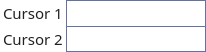
<?xml version="1.0" encoding="UTF-8"?>
<ui version="4.0">
 <class>Form</class>
 <widget class="QWidget" name="Form">
  <property name="geometry">
   <rect>
    <x>0</x>
    <y>0</y>
    <width>206</width>
    <height>45</height>
   </rect>
  </property>
  <property name="sizePolicy">
   <sizepolicy hsizetype="Fixed" vsizetype="Fixed">
    <horstretch>0</horstretch>
    <verstretch>0</verstretch>
   </sizepolicy>
  </property>
  <property name="windowTitle">
   <string>Form</string>
  </property>
  <property name="styleSheet">
   <string notr="true">#Form {
    background:  transparent;
}

QWidget {
	font-family: Droid Sans;
	font-size: 15px;
    color: #212121;
}

QTableWidget::item {
	font-family: Open Sans;
	font-size: 15px;
}
</string>
  </property>
  <layout class="QGridLayout" name="gridLayout_2">
   <property name="leftMargin">
    <number>0</number>
   </property>
   <property name="topMargin">
    <number>0</number>
   </property>
   <property name="rightMargin">
    <number>0</number>
   </property>
   <property name="bottomMargin">
    <number>0</number>
   </property>
   <property name="spacing">
    <number>0</number>
   </property>
   <item row="0" column="0">
    <widget class="QFrame" name="frameContent">
     <property name="sizePolicy">
      <sizepolicy hsizetype="Preferred" vsizetype="Preferred">
       <horstretch>0</horstretch>
       <verstretch>0</verstretch>
      </sizepolicy>
     </property>
     <property name="minimumSize">
      <size>
       <width>0</width>
       <height>0</height>
      </size>
     </property>
     <property name="styleSheet">
      <string notr="true">#frameContent {
	background: white;
}</string>
     </property>
     <property name="frameShape">
      <enum>QFrame::NoFrame</enum>
     </property>
     <property name="frameShadow">
      <enum>QFrame::Raised</enum>
     </property>
     <layout class="QGridLayout" name="gridLayout">
      <property name="leftMargin">
       <number>3</number>
      </property>
      <property name="topMargin">
       <number>0</number>
      </property>
      <property name="rightMargin">
       <number>0</number>
      </property>
      <property name="bottomMargin">
       <number>0</number>
      </property>
      <property name="horizontalSpacing">
       <number>3</number>
      </property>
      <property name="verticalSpacing">
       <number>0</number>
      </property>
      <item row="0" column="0">
       <widget class="QLabel" name="label">
        <property name="text">
         <string>Cursor 1</string>
        </property>
       </widget>
      </item>
      <item row="0" column="1">
       <widget class="QLineEdit" name="lineEditXCursor1">
        <property name="styleSheet">
         <string notr="true">QLineEdit {
	color: #212121;
	background-color: white;
	border-top: 1px solid #6272a4;
	border-right: 1px solid #6272a4;
	border-left: 1px solid #6272a4;
	padding-left: 0px;
}</string>
        </property>
       </widget>
      </item>
      <item row="1" column="0">
       <widget class="QLabel" name="label_2">
        <property name="text">
         <string>Cursor 2</string>
        </property>
       </widget>
      </item>
      <item row="1" column="1">
       <widget class="QLineEdit" name="lineEditXCursor2">
        <property name="styleSheet">
         <string notr="true">QLineEdit {
	color: #212121;
	background-color: white;
	border-top: 1px solid #6272a4;
	border-bottom: 1px solid #6272a4;
	border-right: 1px solid #6272a4;
	border-left: 1px solid #6272a4;
	padding-left: 0px;
}</string>
        </property>
       </widget>
      </item>
     </layout>
    </widget>
   </item>
  </layout>
 </widget>
 <resources>
  <include location="../q_resources.qrc"/>
 </resources>
 <connections/>
</ui>
